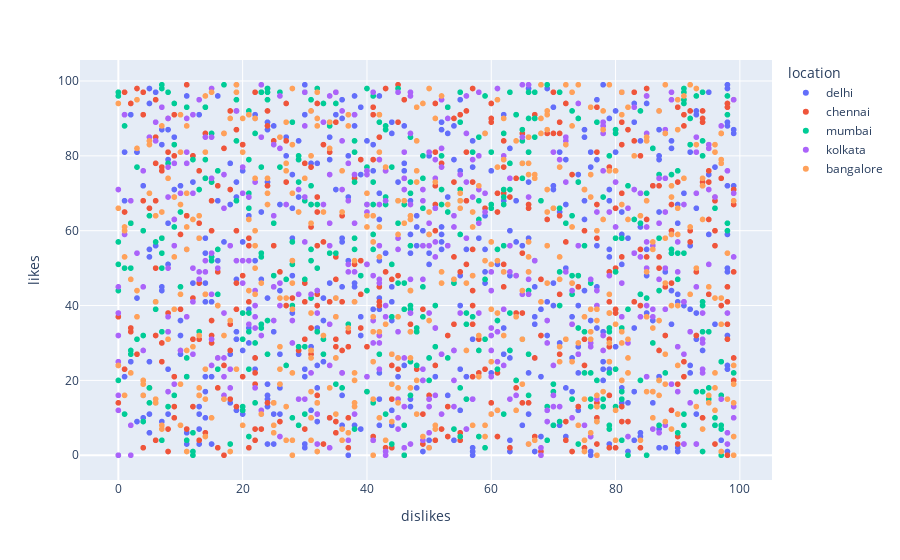

Notebook code for this chart:
### Code cell
px.scatter(df, 'dislikes' , 'likes','location')

### Figure 1 — Plotly figure (JSON) as saved in the notebook; plotly's stock layout.template omitted (floating-point values rounded to 4 significant figures; data arrays with more than 128 entries replaced by an {"elided": "..."} marker saying what was removed)
{"data": [{"hovertemplate": "location=delhi<br>dislikes=%{x}<br>likes=%{y}<extra></extra>", "legendgroup": "delhi", "marker": {"color": "#636efa", "symbol": "circle"}, "mode": "markers", "name": "delhi", "showlegend": true, "type": "scattergl", "x": {"elided": "465 int values"}, "xaxis": "x", "y": {"elided": "465 int values"}, "yaxis": "y"}, {"hovertemplate": "location=chennai<br>dislikes=%{x}<br>likes=%{y}<extra></extra>", "legendgroup": "chennai", "marker": {"color": "#EF553B", "symbol": "circle"}, "mode": "markers", "name": "chennai", "showlegend": true, "type": "scattergl", "x": {"elided": "398 int values"}, "xaxis": "x", "y": {"elided": "398 int values"}, "yaxis": "y"}, {"hovertemplate": "location=mumbai<br>dislikes=%{x}<br>likes=%{y}<extra></extra>", "legendgroup": "mumbai", "marker": {"color": "#00cc96", "symbol": "circle"}, "mode": "markers", "name": "mumbai", "showlegend": true, "type": "scattergl", "x": {"elided": "384 int values"}, "xaxis": "x", "y": {"elided": "384 int values"}, "yaxis": "y"}, {"hovertemplate": "location=kolkata<br>dislikes=%{x}<br>likes=%{y}<extra></extra>", "legendgroup": "kolkata", "marker": {"color": "#ab63fa", "symbol": "circle"}, "mode": "markers", "name": "kolkata", "showlegend": true, "type": "scattergl", "x": {"elided": "401 int values"}, "xaxis": "x", "y": {"elided": "401 int values"}, "yaxis": "y"}, {"hovertemplate": "location=bangalore<br>dislikes=%{x}<br>likes=%{y}<extra></extra>", "legendgroup": "bangalore", "marker": {"color": "#FFA15A", "symbol": "circle"}, "mode": "markers", "name": "bangalore", "showlegend": true, "type": "scattergl", "x": {"elided": "405 int values"}, "xaxis": "x", "y": {"elided": "405 int values"}, "yaxis": "y"}], "layout": {"legend": {"title": {"text": "location"}, "tracegroupgap": 0}, "margin": {"t": 60}, "xaxis": {"anchor": "y", "domain": [0, 1], "title": {"text": "dislikes"}}, "yaxis": {"anchor": "x", "domain": [0, 1], "title": {"text": "likes"}}}}
